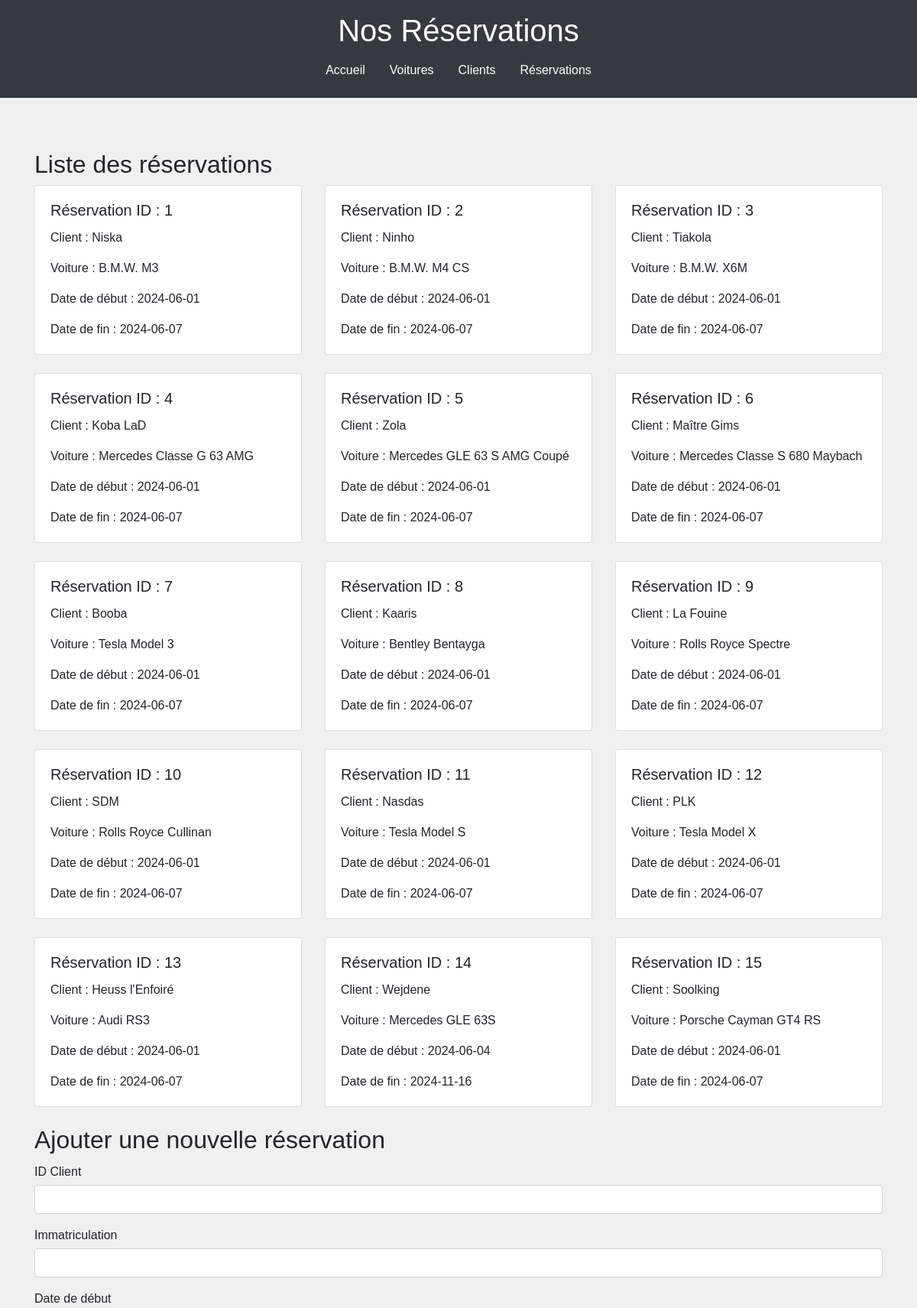
The page /reservations.php (upper part) on the database as committed earlier.
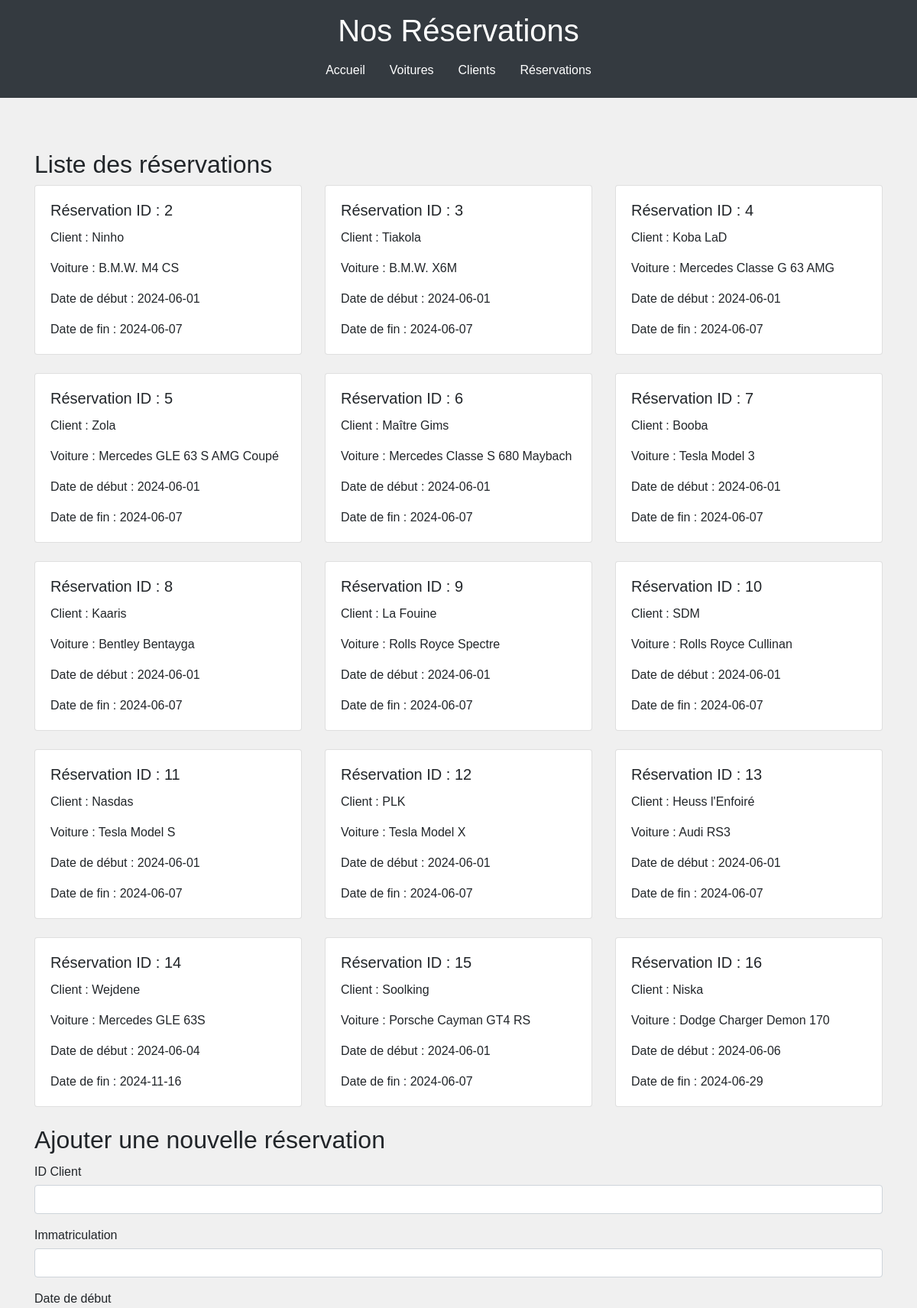
The same page on the database as committed later.
### tables this page shows
CREATE TABLE `louer` (
  `id_louer` int(11) NOT NULL,
  `id_client` int(11) NOT NULL,
  `immatriculation` varchar(16) NOT NULL,
  `date_debut` varchar(10) NOT NULL,
  `date_fin` varchar(10) NOT NULL,
  `compteur_debut` int(11) NOT NULL,
  `compteur_fin` int(11) NOT NULL
);

CREATE TABLE `clients` (
  `id_client` int(11) NOT NULL,
  `nom` varchar(255) NOT NULL,
  `prenom` varchar(255) NOT NULL,
  `adresse` varchar(255) NOT NULL,
  `id_type_client` int(11) NOT NULL,
  `photo` varchar(255) NOT NULL
);

CREATE TABLE `voitures` (
  `immatriculation` varchar(16) NOT NULL,
  `marque` varchar(256) NOT NULL,
  `modele` varchar(256) NOT NULL,
  `image` varchar(64) NOT NULL,
  `compteur` int(11) NOT NULL,
  `id_categorie` varchar(1) NOT NULL,
  `disponible` tinyint(1) DEFAULT 1
);

### reservations.php (the view, shortened to what this page needs)
<?php
include 'config.php';
$sql = "SELECT louer.id_louer, louer.date_debut, louer.date_fin, voitures.marque, voitures.modele, clients.nom, clients.prenom
        FROM louer
        JOIN voitures ON louer.immatriculation = voitures.immatriculation
        JOIN clients ON louer.id_client = clients.id_client";
$result = $conn->query($sql);
?>
<!DOCTYPE html>
<html lang="fr">
<head>
<link rel="stylesheet" href="https://maxcdn.bootstrapcdn.com/bootstrap/4.5.2/css/bootstrap.min.css">
<link rel="stylesheet" href="style.css">
</head>
<body>
<header class="bg-dark text-white text-center py-3">
<h1>Nos Réservations</h1>
<nav class="nav justify-content-center">
<a class="nav-link text-white" href="index.php">Accueil</a>
<a class="nav-link text-white" href="voitures.php">Voitures</a>
<a class="nav-link text-white" href="clients.php">Clients</a>
<a class="nav-link text-white" href="reservations.php">Réservations</a>
</nav>
</header>
<main class="container my-5">
<h2>Liste des réservations</h2>
<div class="row">
<?php
            if ($result->num_rows > 0) {
                while($row = $result->fetch_assoc()) {
                    echo "<div class='col-md-4 mb-4'>";
                    echo "<div class='card'>";
                    echo "<div class='card-body'>";
                    echo "<h5 class='card-title'>Réservation ID : " . $row["id_louer"] . "</h5>";
                    echo "<p class='card-text'>Client : " . $row["nom"] . " " . $row["prenom"] . "</p>";
                    echo "<p class='card-text'>Voiture : " . $row["marque"] . " " . $row["modele"] . "</p>";
                    echo "<p class='card-text'>Date de début : " . $row["date_debut"] . "</p>";
                    echo "<p class='card-text'>Date de fin : " . $row["date_fin"] . "</p>";
                    echo "</div>";
                    echo "</div>";
                    echo "</div>";
                }
            } else {
                echo "<p class='text-center'>0 résultats</p>";
            }
            ?>
</div>
<h2>Ajouter une nouvelle réservation</h2>
<form method="POST" action="reservations.php">
<div class="form-group">
<label for="id_client">ID Client</label>
<input type="number" class="form-control" name="id_client" required>
</div>
<div class="form-group">
<label for="immatriculation">Immatriculation</label>
<input type="text" class="form-control" name="immatriculation" required>
</div>
<div class="form-group">
<label for="date_debut">Date de début</label>
</div>
</form>
</main>
</body>
</html>

### css/style.css (style rules this page uses)
body { font-family: Arial, sans-serif; background-color: #f0f0f0; margin: 0; padding: 0; }
header { background-color: #333; color: white; padding: 15px 0; text-align: center; }
main { padding: 20px; }
form { margin-bottom: 20px; }
form label { display: block; margin: 10px 0 5px; }
form input, form select, form button { width: 100%; padding: 10px; margin-bottom: 10px; }

Rows that differ between the two databases and show on the page:
no longer on this page (row edited): louer: id_louer "1", id_client.nom "Niska", immatriculation.marque "B.M.W.", immatriculation.modele "M3", date_debut "2024-06-01", date_fin "2024-06-07"
added louer: id_louer "16", id_client.nom "Niska", immatriculation.marque "Dodge", immatriculation.modele "Charger Demon 170", date_debut "2024-06-06", date_fin "2024-06-29"
